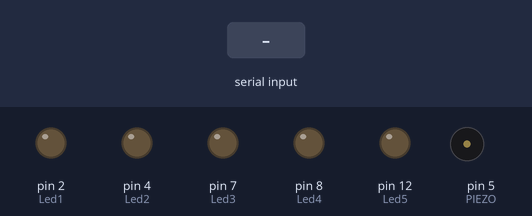
Bench run of a sketch on a simulated Arduino Uno, built with avr-gcc and run on an emulated ATmega328P. Parts: output pins drawn as LEDs (lit = HIGH), buzzer (waves = sounding). Dashed ring = blinking. The test bench sets the inputs (shaded band).

Above: at 1.2 s.
1.3 s: byte 5 (5) received over Serial
At 4.23 s:
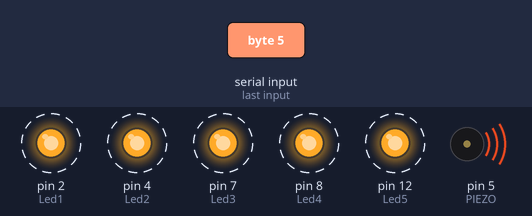
4.3 s: byte 1 (1) received over Serial
At 4.8 s:
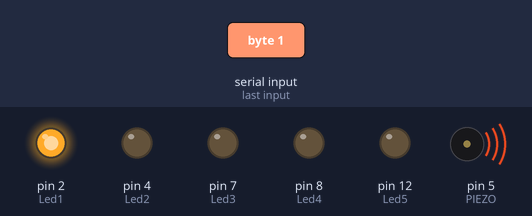
7.3 s: byte 2 (2) received over Serial
At 8.7 s:
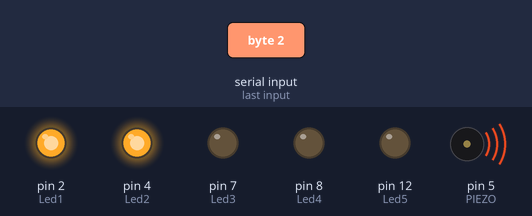
10.3 s: byte 3 (3) received over Serial
At 11.5 s:
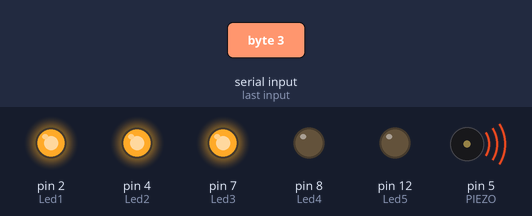
11.8 s: "1" received over Serial
At 12.2 s:
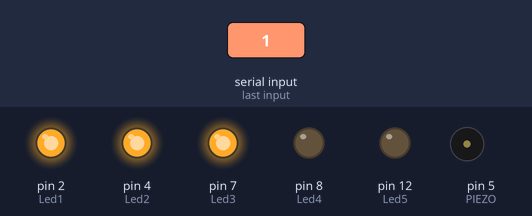
13.3 s: byte 4 (4) received over Serial
At 14.5 s:
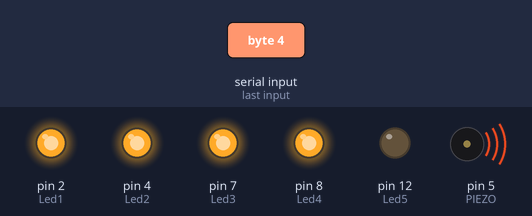
Timing chart, 0 to 15.8 s (numbered marks = the images above; inputs shaded):
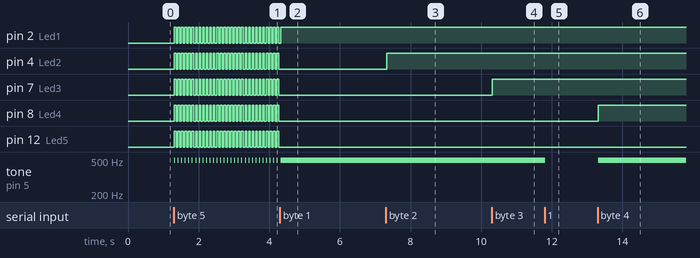

Measured:
- after the input at 1.3 s, pin 2 (Led1), pin 4 (Led2), pin 7 (Led3), pin 8 (Led4), pin 12 (Led5): alternates HIGH for 0.05 s and LOW for 0.05 s, starting at once; tone on pin 5 (PIEZO): alternates 497 Hz for 0.02 s and silent for 0.08 s, starting at once
- after the input at 4.3 s, pin 2 (Led1): goes on until 4.3 s, then stays HIGH; pin 4 (Led2), pin 7 (Led3), pin 8 (Led4), pin 12 (Led5): stops changing and stays LOW; tone on pin 5 (PIEZO): goes on until 4.3 s, then stays 497 Hz
- after the input at 7.3 s, pin 4 (Led2): LOW → HIGH at once; tone on pin 5 (PIEZO): 497 Hz → silent at once, → 497 Hz 0.01 s later
- after the input at 10.3 s, pin 7 (Led3): LOW → HIGH at once; tone on pin 5 (PIEZO): 497 Hz → silent at once, → 497 Hz 0.01 s later
- after the input at 11.8 s, tone on pin 5 (PIEZO): 497 Hz → silent at once
- after the input at 13.3 s, pin 8 (Led4): LOW → HIGH at once; tone on pin 5 (PIEZO): silent → 497 Hz at once

The sketch:

SS9_WakeUp_2.ino
```cpp
const int Led1 = 2;
const int Led2 = 4;
const int Led3 = 7;
const int Led4 = 8;
const int Led5 = 12;
const int PIEZO = 5;

int duration=20;
int val =0;
int piezoVal=0;
int frequency=0;

void setup() {
  pinMode(PIEZO,OUTPUT);
  pinMode(Led1,OUTPUT);
  pinMode(Led2, OUTPUT);
  pinMode(Led3,OUTPUT);
  pinMode(Led4, OUTPUT);
  pinMode(Led5, OUTPUT);
  Serial.begin(9600);

}

void loop() {
  if(Serial.available()){
    val = Serial.read();
    piezoVal = Serial.read();
    delay(10);
    }
    //mapping mouseX value from processing to freqiency
    frequency =map(piezoVal,0,255,500,1500);

 if (val ==1) {
    tone(PIEZO,frequency,duration);
    digitalWrite(Led1,HIGH);
    digitalWrite(Led2,LOW);
    digitalWrite(Led3,LOW);
    digitalWrite(Led4,LOW);
    digitalWrite(Led5,LOW);
    delay(duration);

  }else if (val ==2) {
    tone(PIEZO,frequency,duration);
    digitalWrite(Led1,HIGH);
    digitalWrite(Led2,HIGH);
    digitalWrite(Led3,LOW);
    digitalWrite(Led4,LOW);
    digitalWrite(Led5,LOW);
    delay(duration);
    } else if (val ==3) {
    tone(PIEZO,frequency,duration);
    digitalWrite(Led1,HIGH);
    digitalWrite(Led2,HIGH);
    digitalWrite(Led3,HIGH);
    digitalWrite(Led4,LOW);
    digitalWrite(Led5,LOW);

    }else if (val ==4) {
    tone(PIEZO,frequency,duration);
    digitalWrite(Led1,HIGH);
    digitalWrite(Led2,HIGH);
    digitalWrite(Led3,HIGH);
    digitalWrite(Led4,HIGH);
    digitalWrite(Led5,LOW);
    delay(duration);
      }else if (val ==5) {
        tone(PIEZO,frequency,duration);
      digitalWrite(Led1,HIGH);
      digitalWrite(Led2,HIGH);
      digitalWrite(Led3,HIGH);
      digitalWrite(Led4,HIGH);
      digitalWrite(Led5,HIGH);
      delay(50);
      digitalWrite(Led1,LOW);
      digitalWrite(Led2,LOW);
      digitalWrite(Led3,LOW);
      digitalWrite(Led4,LOW);
      digitalWrite(Led5,LOW);
      delay(50);

    }else if (val ==0) {
      digitalWrite(Led1,LOW);
      digitalWrite(Led2,LOW);
      digitalWrite(Led3,LOW);
      digitalWrite(Led4,LOW);
      digitalWrite(Led5,LOW);
      }
}
```
